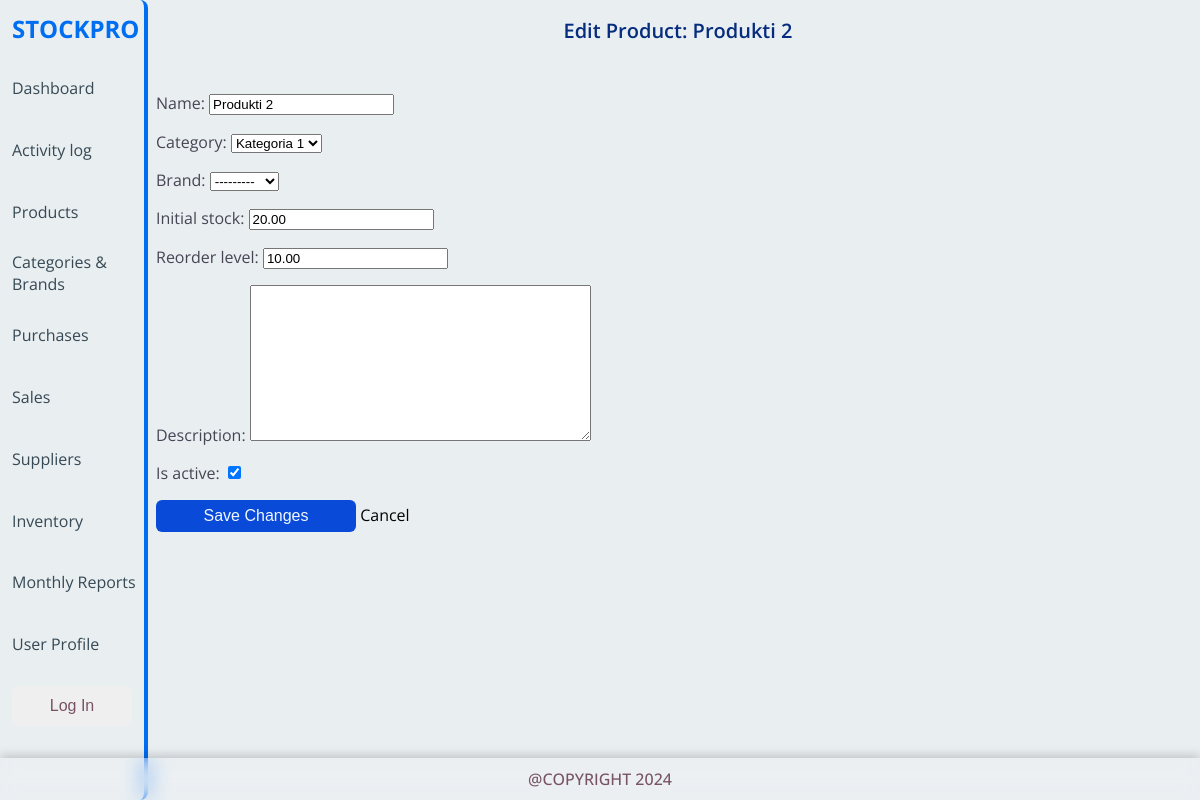
The page /edit_product/2/ on the database its author committed.
### product/models.py (models this page shows, shortened)
class Product(models.Model):
    name = models.CharField(max_length=255)
    category = models.ForeignKey('Category', on_delete=models.SET_NULL,blank=True, null=True, db_index=True)
    brand = models.ForeignKey('Brand', on_delete=models.SET_NULL, blank=True, null=True, db_index=True)
    description = models.TextField(blank=True, null=True)
    date_added = models.DateTimeField( db_index=True, default=timezone.now)
    current_stock = models.DecimalField(max_digits=20, decimal_places=2, default=0)
    initial_stock = models.DecimalField(max_digits=20, decimal_places=2, default=0)
    is_active = models.BooleanField(default=True)
    reorder_level = models.DecimalField(max_digits=20, decimal_places=2, default=10)

### product/views.py (the view)
# urls.py: path('edit_product/<int:product_id>/', views.edit_product, name='edit_product'),
def edit_product(request, product_id):
    product = get_object_or_404(Product, id=product_id)
    if request.method == 'POST':
        form = addProductForm(request.POST, instance=product)
        if form.is_valid():
            form.save()
            return redirect('dashboard')
    else:
        form = addProductForm(instance=product)
    return render(request, 'edit_product.html', {'form': form, 'product': product})

### product/forms.py (shortened to what this page needs)
class addProductForm(forms.ModelForm):
    class Meta:
        model = Product
        fields = ['name', 'category', 'brand', 'initial_stock', 'reorder_level', 'description', 'is_active']

### product/models.py (called while the page is built)
    def __str__(self):
        return self.category_name

    def __str__(self):
        return self.brand_name

### product/templates/edit_product.html (shortened to what this page needs)
{% extends 'base.html' %}
{% block content %}
  <h2 class="title">Edit Product: {{ product.name }}</h2>
  <form method="post">
    {{ form.as_p }}
    <button type="submit" class="save-button">Save Changes</button>
    <a href="{% url 'dashboard' %}" class="cancel">Cancel</a>
  </form>
{% endblock %}

### core/templates/base.html (style rules this page uses)
body { max-width: 100vw; display: grid; grid-template-columns: 12% auto; margin: 0; background-color: #e9eef1; font-family: 'Open Sans', sans-serif; }
button { width: 120px; height: 40px; border: none; border-radius: 6px; font-size: 16px; color: #785463; text-align: center; }
a { text-decoration: none; color: inherit; }

### product/templates/edit_product.html (style rules this page uses)
.title { text-align: center; color: #062c7e; font-size: 20px; font-weight: 600; margin-bottom: 48px; }
label { color: #474554; text-align: left; }
.save-button { width: 200px; height: 32px; background-color: #0a4ad8; color: aliceblue; }

### rows shown on the page
Product: name "Produkti 2", category "Kategoria 1", brand "---------", initial_stock "20.00", reorder_level "10.00", is_active "☑"
